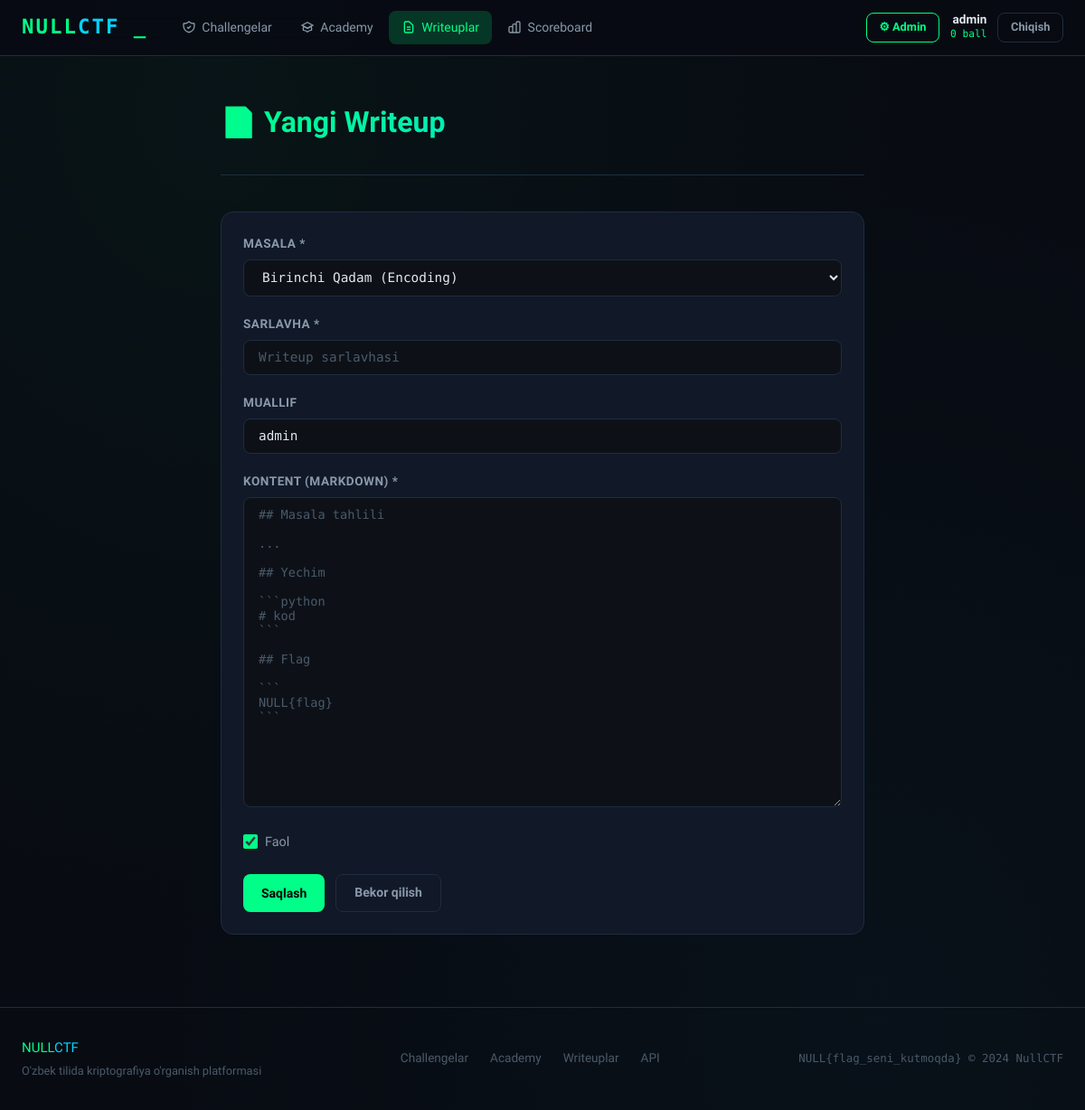
The page /admin/writeups/new (signed in) on the database its author committed.
### backend/models/database.py (models this page shows, shortened)
class User(UserMixin, db.Model):
    __tablename__ = 'users'
    id            = db.Column(db.Integer, primary_key=True)
    username      = db.Column(db.String(50), unique=True, nullable=False)
    email         = db.Column(db.String(120), unique=True, nullable=False)
    password_hash = db.Column(db.String(256), nullable=False)
    score         = db.Column(db.Integer, default=0)
    is_admin      = db.Column(db.Boolean, default=False)
    created_at    = db.Column(db.DateTime, default=datetime.utcnow)
    submissions = db.relationship('Submission', backref='user', lazy='dynamic')

### backend/routes/admin.py (the view, shortened to what this page needs)
@admin_bp.route('/writeups/new', methods=['GET', 'POST'])
@admin_required
def new_writeup():
    challenges = Challenge.query.filter_by(is_active=True).all()
    return render_template('admin/writeup_form.html', writeup=None, challenges=challenges)

### backend/routes/admin.py (called while the page is built)
def admin_required(f):
    @wraps(f)
    @login_required
    def decorated(*args, **kwargs):
        if not current_user.is_admin:
            flash('Ruxsat yo\'q.', 'danger')
            return redirect(url_for('challenges.index'))
        return f(*args, **kwargs)
    return decorated

### frontend/templates/admin/writeup_form.html (shortened to what this page needs)
{% extends 'base.html' %}
{% block content %}
<div class="container" style="max-width:760px;">
  <div class="page-header">
    <h1 class="page-title">📄 Yangi Writeup</h1>
  </div>
  <div class="card">
    <form method="POST">
      <div class="form-group">
        <label class="form-label">Masala *</label>
        <select name="challenge_id" class="form-control" required>
          {% for ch in challenges %}
          <option value="{{ ch.id }}"
            {% if writeup and writeup.challenge_id == ch.id %}selected{% endif %}>
            {{ ch.title }} ({{ ch.category }})
          </option>
          {% endfor %}
        </select>
      </div>
      <div class="form-group">
        <label class="form-label">Sarlavha *</label>
        <input type="text" name="title" class="form-control" required
               value="{{ writeup.title if writeup else '' }}"
               placeholder="Writeup sarlavhasi">
      </div>
      <div class="form-group">
        <label class="form-label">Muallif</label>
        <input type="text" name="author" class="form-control"
               value="{{ writeup.author if writeup else current_user.username }}"
               placeholder="Muallif nomi">
      </div>
      <div class="form-group">
        <label class="form-label">Kontent (Markdown) *</label>
        <textarea name="content" class="form-control" required rows="20"
                  placeholder="## Masala tahlili&#10;&#10;...&#10;&#10;## Yechim&#10;&#10;```python&#10;# kod&#10;```&#10;&#10;## Flag&#10;&#10;```&#10;NULL{flag}&#10;```"
                  style="font-family:var(--mono); font-size:.85rem;">{{ writeup.content if writeup else '' }}</textarea>
      </div>
      <div class="form-group">
        <label style="display:flex; align-items:center; gap:.5rem; cursor:pointer;">
          <input type="checkbox" name="is_active"
                 {% if not writeup or writeup.is_active %}checked{% endif %}
                 style="width:16px; height:16px; accent-color:var(--green);">
          <span style="font-size:.9rem; color:var(--text-secondary);">Faol</span>
        </label>
      </div>
      <div style="display:flex; gap:.75rem; margin-top:1.5rem;">
        <button type="submit" class="btn btn-primary">Saqlash</button>
        <a href="{{ url_for('admin.writeups') }}" class="btn btn-ghost">Bekor qilish</a>
      </div>
    </form>
  </div>
</div>
{% endblock %}

### frontend/templates/base.html (shortened to what this page needs)
<!DOCTYPE html>
<html lang="uz">
<head>
  <link rel="stylesheet" href="{{ url_for('static', filename='css/main.css') }}">
</head>
<body>
<nav class="navbar">
  <div class="nav-inner">
    <a href="{{ url_for('challenges.index') }}" class="nav-brand">
      <span class="brand-null">NULL</span><span class="brand-ctf">CTF</span>
      <span class="brand-cursor">_</span>
    </a>
    <div class="nav-links">
      <a href="{{ url_for('challenges.challenges_list') }}" class="nav-link {% if request.endpoint and 'challenge' in request.endpoint %}active{% endif %}">
        <svg viewBox="0 0 24 24" fill="none" stroke="currentColor" stroke-width="2"><path d="M9 12l2 2 4-4m5.618-4.016A11.955 11.955 0 0112 2.944a11.955 11.955 0 01-8.618 3.04A12.02 12.02 0 003 9c0 5.591 3.824 10.29 9 11.622 5.176-1.332 9-6.03 9-11.622 0-1.042-.133-2.052-.382-3.016z"/></svg>
        Challengelar
      </a>
      <a href="{{ url_for('academy.index') }}" class="nav-link {% if request.endpoint and 'academy' in request.endpoint %}active{% endif %}">
        <svg viewBox="0 0 24 24" fill="none" stroke="currentColor" stroke-width="2"><path d="M12 14l9-5-9-5-9 5 9 5z"/><path d="M12 14l6.16-3.422a12.083 12.083 0 01.665 6.479A11.952 11.952 0 0012 20.055a11.952 11.952 0 00-6.824-2.998 12.078 12.078 0 01.665-6.479L12 14z"/></svg>
        Academy
      </a>
      <a href="{{ url_for('writeups.index') }}" class="nav-link {% if request.endpoint and 'writeup' in request.endpoint %}active{% endif %}">
        <svg viewBox="0 0 24 24" fill="none" stroke="currentColor" stroke-width="2"><path d="M9 12h6m-6 4h6m2 5H7a2 2 0 01-2-2V5a2 2 0 012-2h5.586a1 1 0 01.707.293l5.414 5.414a1 1 0 01.293.707V19a2 2 0 01-2 2z"/></svg>
        Writeuplar
      </a>
      <a href="{{ url_for('challenges.scoreboard') }}" class="nav-link {% if request.endpoint == 'challenges.scoreboard' %}active{% endif %}">
        <svg viewBox="0 0 24 24" fill="none" stroke="currentColor" stroke-width="2"><path d="M9 19v-6a2 2 0 00-2-2H5a2 2 0 00-2 2v6a2 2 0 002 2h2a2 2 0 002-2zm0 0V9a2 2 0 012-2h2a2 2 0 012 2v10m-6 0a2 2 0 002 2h2a2 2 0 002-2m0 0V5a2 2 0 012-2h2a2 2 0 012 2v14a2 2 0 01-2 2h-2a2 2 0 01-2-2z"/></svg>
        Scoreboard
      </a>
    </div>
    <div class="nav-auth">
      {% if current_user.is_authenticated %}
        {% if current_user.is_admin %}
        <a href="{{ url_for('admin.dashboard') }}" class="btn btn-sm btn-outline">⚙ Admin</a>
        {% endif %}
        <a href="{{ url_for('auth.profile') }}" class="user-badge">
          <span class="user-name">{{ current_user.username }}</span>
          <span class="user-score">{{ current_user.score }} ball</span>
        </a>
        <a href="{{ url_for('auth.logout') }}" class="btn btn-sm btn-ghost">Chiqish</a>
      {% else %}
        <a href="{{ url_for('auth.login') }}" class="btn btn-sm btn-ghost">Kirish</a>
        <a href="{{ url_for('auth.register') }}" class="btn btn-sm btn-primary">Ro'yxat</a>
      {% endif %}
    </div>
  </div>
</nav>
<main class="main-content">
  {% block content %}{% endblock %}
</main>
<footer class="footer">
  <div class="footer-inner">
    <div class="footer-brand">
      <span class="brand-null">NULL</span><span class="brand-ctf">CTF</span>
      <p>O'zbek tilida kriptografiya o'rganish platformasi</p>
    </div>
    <div class="footer-links">
      <a href="{{ url_for('challenges.challenges_list') }}">Challengelar</a>
      <a href="{{ url_for('academy.index') }}">Academy</a>
      <a href="{{ url_for('writeups.index') }}">Writeuplar</a>
      <a href="{{ url_for('api.get_stats') }}">API</a>
    </div>
    <div class="footer-copy">
      <p>NULL{flag_seni_kutmoqda} &copy; 2024 NullCTF</p>
    </div>
  </div>
</footer>
</body>
</html>

### rows shown on the page
User: username "admin", score "0", author "admin"

### other values the page prints
form field challenge_id "Birinchi Qadam (Encoding)"
